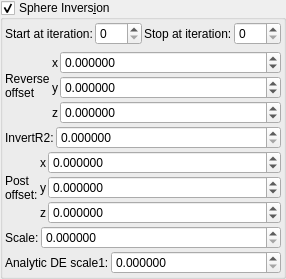
    <widget class="MyGroupBox" name="groupCheck_transf_sphere_inversion_enabled_false">
     <property name="title">
      <string>Sphere Invers&amp;ion</string>
     </property>
     <property name="checkable">
      <bool>true</bool>
     </property>
     <layout class="QVBoxLayout" name="verticalLayout_9" stretch="0,0,0,0,0,0">
      <property name="spacing">
       <number>2</number>
      </property>
      <property name="leftMargin">
       <number>2</number>
      </property>
      <property name="topMargin">
       <number>2</number>
      </property>
      <property name="rightMargin">
       <number>2</number>
      </property>
      <property name="bottomMargin">
       <number>2</number>
      </property>
      <item>
       <layout class="QGridLayout" name="gridLayout_66">
        <property name="spacing">
         <number>2</number>
        </property>
        <item row="1" column="3">
         <widget class="MySpinBox" name="spinboxInt_transf_stop_iterations_D1">
          <property name="sizePolicy">
           <sizepolicy hsizetype="Minimum" vsizetype="Maximum">
            <horstretch>0</horstretch>
            <verstretch>0</verstretch>
           </sizepolicy>
          </property>
          <property name="maximum">
           <number>999</number>
          </property>
         </widget>
        </item>
        <item row="1" column="1">
         <widget class="MySpinBox" name="spinboxInt_transf_start_iterations_D">
          <property name="sizePolicy">
           <sizepolicy hsizetype="Minimum" vsizetype="Maximum">
            <horstretch>0</horstretch>
            <verstretch>0</verstretch>
           </sizepolicy>
          </property>
          <property name="maximum">
           <number>999</number>
          </property>
         </widget>
        </item>
        <item row="1" column="0">
         <widget class="QLabel" name="label_260">
          <property name="text">
           <string>Start at iteration:</string>
          </property>
         </widget>
        </item>
        <item row="1" column="2">
         <widget class="QLabel" name="label_264">
          <property name="text">
           <string>Stop at iteration:</string>
          </property>
         </widget>
        </item>
       </layout>
      </item>
      <item>
       <layout class="QGridLayout" name="gridLayout_11" columnstretch="0,0,1">
        <property name="spacing">
         <number>2</number>
        </property>
        <item row="5" column="2">
         <widget class="MyDoubleSpinBox" name="spinbox3_transf_offset_000_z">
          <property name="sizePolicy">
           <sizepolicy hsizetype="Minimum" vsizetype="Maximum">
            <horstretch>0</horstretch>
            <verstretch>0</verstretch>
           </sizepolicy>
          </property>
          <property name="font">
           <font>
            <weight>50</weight>
            <bold>false</bold>
           </font>
          </property>
          <property name="prefix">
           <string/>
          </property>
          <property name="suffix">
           <string/>
          </property>
          <property name="decimals">
           <number>6</number>
          </property>
          <property name="minimum">
           <double>-99.989999999999995</double>
          </property>
          <property name="maximum">
           <double>99.989999999999995</double>
          </property>
          <property name="singleStep">
           <double>0.100000000000000</double>
          </property>
         </widget>
        </item>
        <item row="4" column="2">
         <widget class="MyDoubleSpinBox" name="spinbox3_transf_offset_000_y">
          <property name="sizePolicy">
           <sizepolicy hsizetype="Minimum" vsizetype="Maximum">
            <horstretch>0</horstretch>
            <verstretch>0</verstretch>
           </sizepolicy>
          </property>
          <property name="font">
           <font>
            <weight>50</weight>
            <bold>false</bold>
           </font>
          </property>
          <property name="prefix">
           <string/>
          </property>
          <property name="suffix">
           <string/>
          </property>
          <property name="decimals">
           <number>6</number>
          </property>
          <property name="minimum">
           <double>-99.989999999999995</double>
          </property>
          <property name="maximum">
           <double>99.989999999999995</double>
          </property>
          <property name="singleStep">
           <double>0.100000000000000</double>
          </property>
         </widget>
        </item>
        <item row="1" column="0" rowspan="5">
         <widget class="QLabel" name="label_44">
          <property name="text">
           <string notr="true">Reverse
offset</string>
          </property>
         </widget>
        </item>
        <item row="3" column="2">
         <widget class="MyDoubleSpinBox" name="spinbox3_transf_offset_000_x">
          <property name="sizePolicy">
           <sizepolicy hsizetype="Minimum" vsizetype="Maximum">
            <horstretch>0</horstretch>
            <verstretch>0</verstretch>
           </sizepolicy>
          </property>
          <property name="font">
           <font>
            <weight>50</weight>
            <bold>false</bold>
           </font>
          </property>
          <property name="prefix">
           <string/>
          </property>
          <property name="suffix">
           <string/>
          </property>
          <property name="decimals">
           <number>6</number>
          </property>
          <property name="minimum">
           <double>-99.989999999999995</double>
          </property>
          <property name="maximum">
           <double>99.989999999999995</double>
          </property>
          <property name="singleStep">
           <double>0.100000000000000</double>
          </property>
         </widget>
        </item>
        <item row="5" column="1">
         <widget class="QLabel" name="label_147">
          <property name="sizePolicy">
           <sizepolicy hsizetype="Preferred" vsizetype="Preferred">
            <horstretch>0</horstretch>
            <verstretch>0</verstretch>
           </sizepolicy>
          </property>
          <property name="font">
           <font>
            <weight>50</weight>
            <bold>false</bold>
           </font>
          </property>
          <property name="text">
           <string notr="true">z</string>
          </property>
          <property name="alignment">
           <set>Qt::AlignRight|Qt::AlignTrailing|Qt::AlignVCenter</set>
          </property>
         </widget>
        </item>
        <item row="3" column="1">
         <widget class="QLabel" name="label_125">
          <property name="font">
           <font>
            <weight>50</weight>
            <bold>false</bold>
           </font>
          </property>
          <property name="text">
           <string notr="true">x</string>
          </property>
          <property name="alignment">
           <set>Qt::AlignRight|Qt::AlignTrailing|Qt::AlignVCenter</set>
          </property>
         </widget>
        </item>
        <item row="4" column="1">
         <widget class="QLabel" name="label_126">
          <property name="font">
           <font>
            <weight>50</weight>
            <bold>false</bold>
           </font>
          </property>
          <property name="text">
           <string notr="true">y</string>
          </property>
          <property name="alignment">
           <set>Qt::AlignRight|Qt::AlignTrailing|Qt::AlignVCenter</set>
          </property>
         </widget>
        </item>
       </layout>
      </item>
      <item>
       <layout class="QGridLayout" name="gridLayout_7" columnstretch="0,1">
        <item row="1" column="1">
         <widget class="MyDoubleSpinBox" name="spinbox_transf_maxR2_1">
          <property name="sizePolicy">
           <sizepolicy hsizetype="Minimum" vsizetype="Maximum">
            <horstretch>0</horstretch>
            <verstretch>0</verstretch>
           </sizepolicy>
          </property>
          <property name="prefix">
           <string/>
          </property>
          <property name="suffix">
           <string/>
          </property>
          <property name="decimals">
           <number>6</number>
          </property>
          <property name="minimum">
           <double>0.000000000000000</double>
          </property>
          <property name="maximum">
           <double>99.989999999999995</double>
          </property>
          <property name="singleStep">
           <double>0.100000000000000</double>
          </property>
         </widget>
        </item>
        <item row="1" column="0">
         <widget class="QLabel" name="label_22">
          <property name="text">
           <string>InvertR2:</string>
          </property>
         </widget>
        </item>
       </layout>
      </item>
      <item>
       <layout class="QGridLayout" name="gridLayout_34" columnstretch="0,0,1">
        <property name="spacing">
         <number>2</number>
        </property>
        <item row="1" column="1">
         <widget class="QLabel" name="label_122">
          <property name="text">
           <string notr="true">y</string>
          </property>
         </widget>
        </item>
        <item row="0" column="1">
         <widget class="QLabel" name="label_121">
          <property name="text">
           <string notr="true">x</string>
          </property>
         </widget>
        </item>
        <item row="0" column="2">
         <widget class="MyDoubleSpinBox" name="spinbox3_transf_addition_constant_x">
          <property name="sizePolicy">
           <sizepolicy hsizetype="Minimum" vsizetype="Maximum">
            <horstretch>0</horstretch>
            <verstretch>0</verstretch>
           </sizepolicy>
          </property>
          <property name="prefix">
           <string/>
          </property>
          <property name="suffix">
           <string/>
          </property>
          <property name="decimals">
           <number>6</number>
          </property>
          <property name="minimum">
           <double>-99.989999999999995</double>
          </property>
          <property name="maximum">
           <double>99.989999999999995</double>
          </property>
          <property name="singleStep">
           <double>0.100000000000000</double>
          </property>
         </widget>
        </item>
        <item row="1" column="2">
         <widget class="MyDoubleSpinBox" name="spinbox3_transf_addition_constant_y">
          <property name="sizePolicy">
           <sizepolicy hsizetype="Minimum" vsizetype="Maximum">
            <horstretch>0</horstretch>
            <verstretch>0</verstretch>
           </sizepolicy>
          </property>
          <property name="prefix">
           <string/>
          </property>
          <property name="suffix">
           <string/>
          </property>
          <property name="decimals">
           <number>6</number>
          </property>
          <property name="minimum">
           <double>-99.989999999999995</double>
          </property>
          <property name="maximum">
           <double>99.989999999999995</double>
          </property>
          <property name="singleStep">
           <double>0.100000000000000</double>
          </property>
         </widget>
        </item>
        <item row="2" column="2">
         <widget class="MyDoubleSpinBox" name="spinbox3_transf_addition_constant_z">
          <property name="sizePolicy">
           <sizepolicy hsizetype="Minimum" vsizetype="Maximum">
            <horstretch>0</horstretch>
            <verstretch>0</verstretch>
           </sizepolicy>
          </property>
          <property name="prefix">
           <string/>
          </property>
          <property name="suffix">
           <string/>
          </property>
          <property name="decimals">
           <number>6</number>
          </property>
          <property name="minimum">
           <double>-99.989999999999995</double>
          </property>
          <property name="maximum">
           <double>99.989999999999995</double>
          </property>
          <property name="singleStep">
           <double>0.100000000000000</double>
          </property>
         </widget>
        </item>
        <item row="2" column="1">
         <widget class="QLabel" name="label_127">
          <property name="text">
           <string notr="true">z</string>
          </property>
         </widget>
        </item>
        <item row="0" column="0" rowspan="3">
         <widget class="QLabel" name="label_259">
          <property name="text">
           <string>Post
offset:</string>
          </property>
         </widget>
        </item>
       </layout>
      </item>
      <item>
       <layout class="QGridLayout" name="gridLayout_12" columnstretch="0,1">
        <item row="1" column="1">
         <widget class="MyDoubleSpinBox" name="spinbox_transf_scaleB_1">
          <property name="sizePolicy">
           <sizepolicy hsizetype="Minimum" vsizetype="Maximum">
            <horstretch>0</horstretch>
            <verstretch>0</verstretch>
           </sizepolicy>
          </property>
          <property name="prefix">
           <string/>
          </property>
          <property name="suffix">
           <string/>
          </property>
          <property name="decimals">
           <number>6</number>
          </property>
          <property name="minimum">
           <double>0.000000000000000</double>
          </property>
          <property name="maximum">
           <double>99.989999999999995</double>
          </property>
          <property name="singleStep">
           <double>0.100000000000000</double>
          </property>
         </widget>
        </item>
        <item row="1" column="0">
         <widget class="QLabel" name="label_23">
          <property name="text">
           <string>Scale:</string>
          </property>
         </widget>
        </item>
       </layout>
      </item>
      <item>
       <layout class="QGridLayout" name="gridLayout_28" columnstretch="0,0,1">
        <property name="spacing">
         <number>2</number>
        </property>
        <item row="0" column="2">
         <widget class="MyDoubleSpinBox" name="spinbox_analyticDE_scale_1">
          <property name="sizePolicy">
           <sizepolicy hsizetype="Minimum" vsizetype="Maximum">
            <horstretch>0</horstretch>
            <verstretch>0</verstretch>
           </sizepolicy>
          </property>
          <property name="prefix">
           <string/>
          </property>
          <property name="suffix">
           <string/>
          </property>
          <property name="decimals">
           <number>6</number>
          </property>
          <property name="minimum">
           <double>0.000000000000000</double>
          </property>
          <property name="maximum">
           <double>99.989999999999995</double>
          </property>
          <property name="singleStep">
           <double>0.100000000000000</double>
          </property>
         </widget>
        </item>
        <item row="0" column="1">
         <widget class="QLabel" name="label_183">
          <property name="text">
           <string>Analytic DE scale1:</string>
          </property>
         </widget>
        </item>
       </layout>
      </item>
     </layout>
    </widget>
